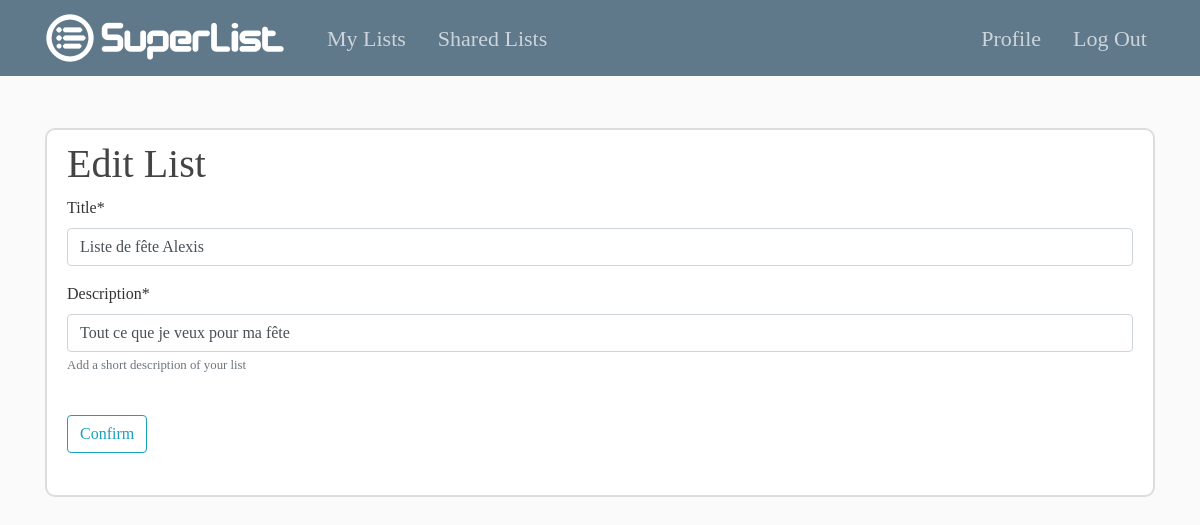
The app's page /list/9/update (signed in) with its own data.
### listApp/models.py (models this page shows, shortened)
class List(models.Model):
	title = models.CharField(max_length = 500)
	description = models.CharField(max_length = 5000, help_text = 'Add a short description of your list')
	viewers = ListCharField(base_field = CharField(max_length = 500), max_length = 5000, help_text = 'Enter the usernames of the users that will have access to your list (separated with semicolons)', blank=True)
	author = models.ForeignKey(User, on_delete = models.CASCADE)

### listApp/views.py (the view, shortened to what this page needs)
# urls.py: path('list/<int:pk>/update', ListsUpdateView.as_view(), name = "list-update"),
@method_decorator(login_required, name='dispatch')
class ListsUpdateView(UserPassesTestMixin, UpdateView):
    model = List
    template_name = 'listApp/form_update.html'
    fields = ['title', 'description']
    def test_func(self):
        currList = self.get_object()
        if self.request.user == currList.author:
            return True
        return False

### listApp/templates/listApp/form_update.html (shortened to what this page needs)
{% extends "listApp/base.html" %}
{% load crispy_forms_tags %}
{% block content %}
	<br />
	<div class="content-section">
		<h1 style="font-family: Designer Block"> Edit List</h1>
		<form method="POST">
			<fieldset class="form-group">
				{{ form | crispy }}
				<br />
				<div class="form-group">
					<button class="btn btn-outline-info">Confirm</button>
				</div>
			</fieldset>
		</form>
	</div>
{% endblock content %}

### listApp/static/listApp/main.css (style rules this page uses)
body { background: #fafafa; color: #333333; margin-top: 5rem; }
h1, h2, h3, h4, h5, h6 { color: #444444; }
.content-section { background: #ffffff; padding: 10px 20px; border: 2px solid #dddddd; border-radius: 10px; margin-bottom: 20px; }

### records on screen
List: title "Liste de fête Alexis", description "Tout ce que je veux pour ma fête"
